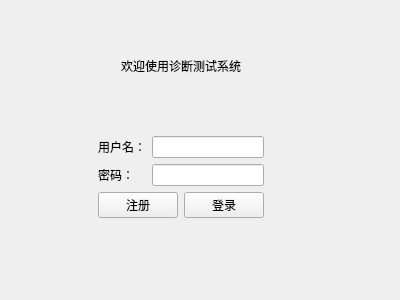
<?xml version="1.0" encoding="UTF-8"?>
<ui version="4.0">
 <class>LoginView</class>
 <widget class="QWidget" name="LoginView">
  <property name="geometry">
   <rect>
    <x>0</x>
    <y>0</y>
    <width>400</width>
    <height>300</height>
   </rect>
  </property>
  <property name="windowTitle">
   <string>登录</string>
  </property>
  <widget class="QWidget" name="">
   <property name="geometry">
    <rect>
     <x>21</x>
     <y>1</y>
     <width>320</width>
     <height>273</height>
    </rect>
   </property>
   <layout class="QVBoxLayout" name="verticalLayout_2">
    <item>
     <spacer name="verticalSpacer_2">
      <property name="orientation">
       <enum>Qt::Orientation::Vertical</enum>
      </property>
      <property name="sizeHint" stdset="0">
       <size>
        <width>20</width>
        <height>40</height>
       </size>
      </property>
     </spacer>
    </item>
    <item>
     <widget class="QLabel" name="label_3">
      <property name="text">
       <string>欢迎使用诊断测试系统</string>
      </property>
      <property name="alignment">
       <set>Qt::AlignmentFlag::AlignCenter</set>
      </property>
     </widget>
    </item>
    <item>
     <spacer name="verticalSpacer">
      <property name="orientation">
       <enum>Qt::Orientation::Vertical</enum>
      </property>
      <property name="sizeHint" stdset="0">
       <size>
        <width>20</width>
        <height>40</height>
       </size>
      </property>
     </spacer>
    </item>
    <item>
     <layout class="QHBoxLayout" name="horizontalLayout_2">
      <item>
       <spacer name="horizontalSpacer">
        <property name="orientation">
         <enum>Qt::Orientation::Horizontal</enum>
        </property>
        <property name="sizeHint" stdset="0">
         <size>
          <width>40</width>
          <height>20</height>
         </size>
        </property>
       </spacer>
      </item>
      <item>
       <layout class="QVBoxLayout" name="verticalLayout">
        <item>
         <layout class="QFormLayout" name="formLayout">
          <item row="0" column="0">
           <widget class="QLabel" name="label">
            <property name="text">
             <string>用户名：</string>
            </property>
           </widget>
          </item>
          <item row="0" column="1">
           <widget class="QLineEdit" name="inputUserName"/>
          </item>
          <item row="1" column="0">
           <widget class="QLabel" name="label_2">
            <property name="text">
             <string>密码：</string>
            </property>
           </widget>
          </item>
          <item row="1" column="1">
           <widget class="QLineEdit" name="inputUserPassword"/>
          </item>
         </layout>
        </item>
        <item>
         <layout class="QHBoxLayout" name="horizontalLayout">
          <item>
           <widget class="QPushButton" name="btSignUp">
            <property name="text">
             <string>注册</string>
            </property>
           </widget>
          </item>
          <item>
           <widget class="QPushButton" name="btSignIn">
            <property name="text">
             <string>登录</string>
            </property>
           </widget>
          </item>
         </layout>
        </item>
       </layout>
      </item>
      <item>
       <spacer name="horizontalSpacer_2">
        <property name="orientation">
         <enum>Qt::Orientation::Horizontal</enum>
        </property>
        <property name="sizeHint" stdset="0">
         <size>
          <width>40</width>
          <height>20</height>
         </size>
        </property>
       </spacer>
      </item>
     </layout>
    </item>
    <item>
     <spacer name="verticalSpacer_3">
      <property name="orientation">
       <enum>Qt::Orientation::Vertical</enum>
      </property>
      <property name="sizeHint" stdset="0">
       <size>
        <width>20</width>
        <height>40</height>
       </size>
      </property>
     </spacer>
    </item>
   </layout>
  </widget>
 </widget>
 <resources/>
 <connections/>
</ui>
